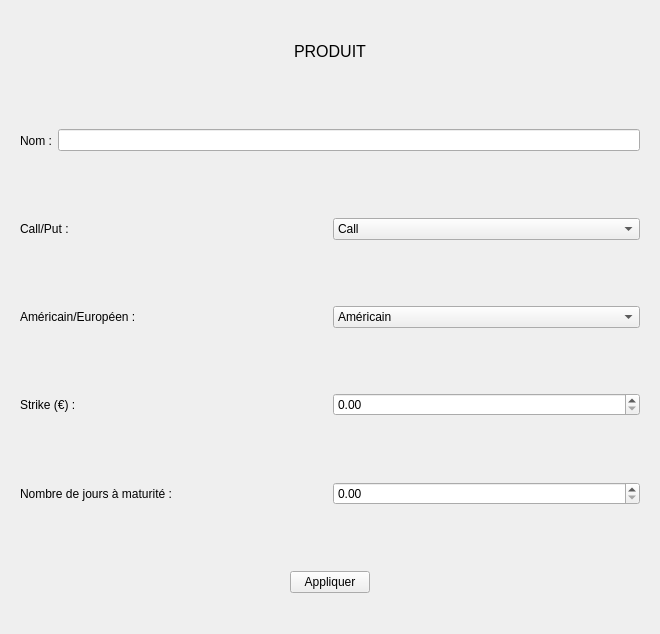
<?xml version="1.0" encoding="UTF-8"?>
<ui version="4.0">
 <class>ProductSettings</class>
 <widget class="QWidget" name="ProductSettings">
  <property name="geometry">
   <rect>
    <x>0</x>
    <y>0</y>
    <width>660</width>
    <height>634</height>
   </rect>
  </property>
  <property name="sizePolicy">
   <sizepolicy hsizetype="Preferred" vsizetype="Preferred">
    <horstretch>0</horstretch>
    <verstretch>0</verstretch>
   </sizepolicy>
  </property>
  <property name="minimumSize">
   <size>
    <width>660</width>
    <height>0</height>
   </size>
  </property>
  <property name="windowTitle">
   <string>Form</string>
  </property>
  <layout class="QVBoxLayout" name="verticalLayout">
   <item>
    <widget class="QLabel" name="FenetreType">
     <property name="text">
      <string>&lt;html&gt;&lt;head/&gt;&lt;body&gt;&lt;p&gt;&lt;span style=&quot; font-size:12pt;&quot;&gt;PRODUIT&lt;/span&gt;&lt;/p&gt;&lt;/body&gt;&lt;/html&gt;</string>
     </property>
     <property name="alignment">
      <set>Qt::AlignCenter</set>
     </property>
    </widget>
   </item>
   <item>
    <widget class="QWidget" name="widget" native="true">
     <layout class="QHBoxLayout" name="horizontalLayout">
      <item>
       <widget class="QLabel" name="label">
        <property name="minimumSize">
         <size>
          <width>0</width>
          <height>45</height>
         </size>
        </property>
        <property name="text">
         <string>Nom :</string>
        </property>
       </widget>
      </item>
      <item>
       <widget class="QLineEdit" name="Name"/>
      </item>
     </layout>
    </widget>
   </item>
   <item>
    <widget class="QWidget" name="widget_2" native="true">
     <layout class="QHBoxLayout" name="horizontalLayout_2">
      <item>
       <widget class="QLabel" name="label_2">
        <property name="minimumSize">
         <size>
          <width>0</width>
          <height>45</height>
         </size>
        </property>
        <property name="text">
         <string>Call/Put :</string>
        </property>
       </widget>
      </item>
      <item>
       <widget class="QComboBox" name="Option">
        <item>
         <property name="text">
          <string>Call</string>
         </property>
        </item>
        <item>
         <property name="text">
          <string>Put</string>
         </property>
        </item>
       </widget>
      </item>
     </layout>
    </widget>
   </item>
   <item>
    <widget class="QWidget" name="widget_3" native="true">
     <layout class="QHBoxLayout" name="horizontalLayout_3">
      <item>
       <widget class="QLabel" name="label_3">
        <property name="minimumSize">
         <size>
          <width>0</width>
          <height>45</height>
         </size>
        </property>
        <property name="text">
         <string>Américain/Européen :</string>
        </property>
       </widget>
      </item>
      <item>
       <widget class="QComboBox" name="Nat">
        <item>
         <property name="text">
          <string>Américain</string>
         </property>
        </item>
        <item>
         <property name="text">
          <string>Européen</string>
         </property>
        </item>
       </widget>
      </item>
     </layout>
    </widget>
   </item>
   <item>
    <widget class="QWidget" name="widget_4" native="true">
     <layout class="QHBoxLayout" name="horizontalLayout_4">
      <item>
       <widget class="QLabel" name="label_4">
        <property name="minimumSize">
         <size>
          <width>0</width>
          <height>45</height>
         </size>
        </property>
        <property name="text">
         <string>Strike (€) :</string>
        </property>
       </widget>
      </item>
      <item>
       <widget class="QDoubleSpinBox" name="Strike"/>
      </item>
     </layout>
    </widget>
   </item>
   <item>
    <widget class="QWidget" name="widget_5" native="true">
     <layout class="QHBoxLayout" name="horizontalLayout_5">
      <item>
       <widget class="QLabel" name="label_5">
        <property name="minimumSize">
         <size>
          <width>0</width>
          <height>45</height>
         </size>
        </property>
        <property name="text">
         <string>Nombre de jours à maturité :</string>
        </property>
       </widget>
      </item>
      <item>
       <widget class="QDoubleSpinBox" name="Maturity"/>
      </item>
     </layout>
    </widget>
   </item>
   <item>
    <widget class="QWidget" name="widget_6" native="true">
     <layout class="QHBoxLayout" name="horizontalLayout_6">
      <item>
       <spacer name="horizontalSpacer_2">
        <property name="orientation">
         <enum>Qt::Horizontal</enum>
        </property>
        <property name="sizeHint" stdset="0">
         <size>
          <width>204</width>
          <height>20</height>
         </size>
        </property>
       </spacer>
      </item>
      <item>
       <widget class="QPushButton" name="Appliquer">
        <property name="maximumSize">
         <size>
          <width>300</width>
          <height>16777215</height>
         </size>
        </property>
        <property name="text">
         <string>Appliquer</string>
        </property>
       </widget>
      </item>
      <item>
       <spacer name="horizontalSpacer">
        <property name="orientation">
         <enum>Qt::Horizontal</enum>
        </property>
        <property name="sizeHint" stdset="0">
         <size>
          <width>204</width>
          <height>20</height>
         </size>
        </property>
       </spacer>
      </item>
     </layout>
    </widget>
   </item>
  </layout>
 </widget>
 <resources/>
 <connections/>
</ui>
